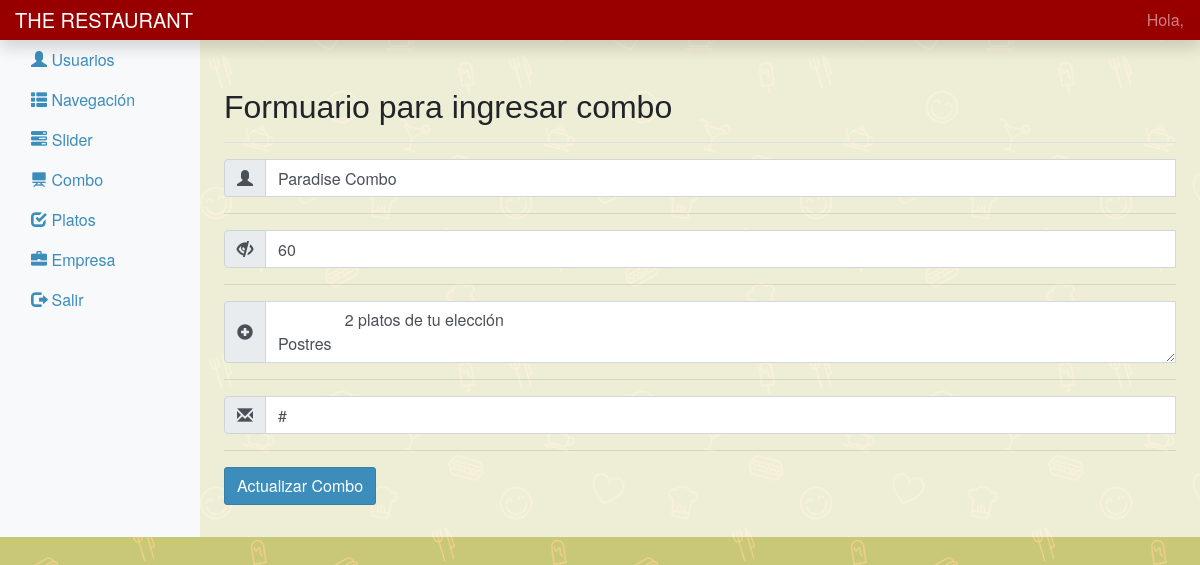
Page /admin/editCombo.php?id=1 on the earlier database version.
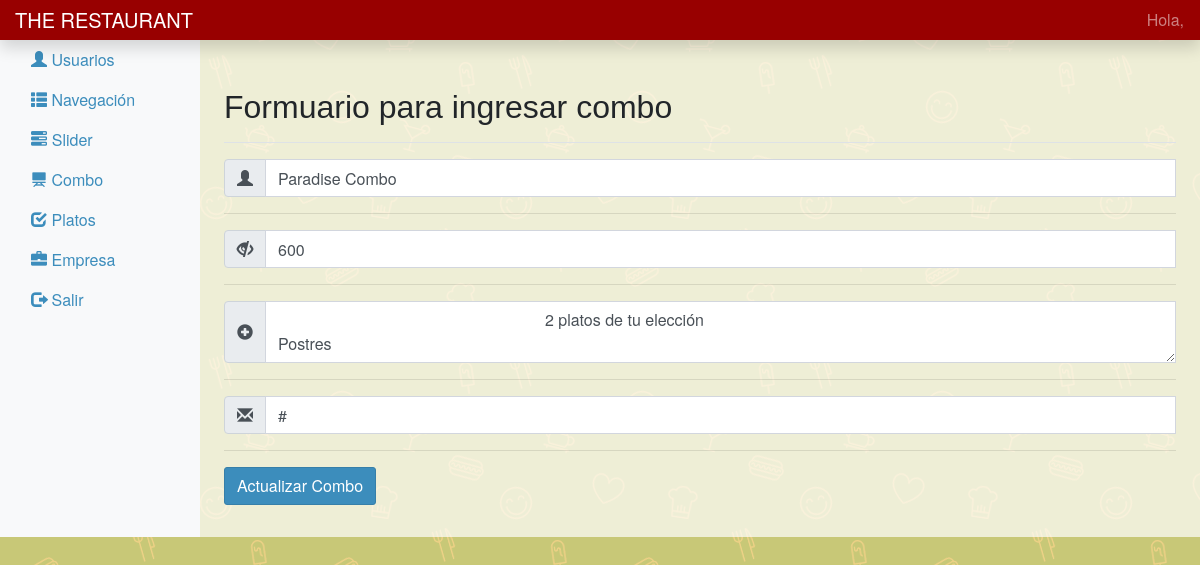
Same page on the later database version.
### tables this page shows
CREATE TABLE `combo` (
  `id` int(10) UNSIGNED NOT NULL,
  `titulo` varchar(50) NOT NULL,
  `precio` int(11) NOT NULL,
  `descripcion` varchar(200) NOT NULL,
  `url` varchar(50) NOT NULL,
  `fechaRegistro` timestamp NOT NULL DEFAULT current_timestamp() ON UPDATE current_timestamp()
);

### admin/editCombo.php (the view, shortened to what this page needs)
<?php
  include("include/headerAdmin.php");
  $id = $_GET['id'];
  $combo = "SELECT * FROM combo WHERE id=$id";
  $resultCombo = mysqli_query($conexion, $combo);
  while ($row = mysqli_fetch_array($resultCombo)) {
    $titulo = $row['titulo'];
    $precio = $row['precio'];
    $descripcion = $row['descripcion'];
    $url = $row['url'];
  }
?>
    <main role="main" class="col-md-9 ml-sm-auto col-lg-10 px-4 contenido">
      <div class="d-flex justify-content-between flex-wrap flex-md-nowrap align-items-center pt-3 pb-2 mb-3 border-bottom">
        <h1 class="h2">Formuario para ingresar combo</h1>
           </div>
      <form name="formUser" action="modCombo.php" method="post">
        <div class="input-group">
          <div class="input-group-prepend">
            <div class="input-group-text">
              <i class="glyphicon glyphicon-user"></i>
            </div>
          </div>
             <input type="text" name="titulo" class="form-control" value="<?php echo $titulo ?>">
        </div>
        <hr>
          <div class="input-group">
          <div class="input-group-prepend">
            <div class="input-group-text">
              <i class="glyphicon glyphicon-eye-close"></i>
            </div>
          </div>
             <input type="text" name="precio" class="form-control" value="<?php echo $precio ?>">
        </div>
        <hr>
        <div class="input-group">
          <div class="input-group-prepend">
            <div class="input-group-text">
              <i class="glyphicon glyphicon-plus-sign"></i>
            </div>
          </div>
             <textarea name="descripcion" class="form-control">
               <?php echo $descripcion ?>
             </textarea>
        </div>
        <hr>
      <div class="input-group">
          <div class="input-group-prepend">
            <div class="input-group-text">
              <i class="glyphicon glyphicon-envelope"></i>
            </div>
          </div>
             <input type="text" name="url" class="form-control" value="<?php echo $url ?>">
        </div>
        <hr>
        <input type="submit" name="enviar" value="Actualizar Combo" class="btn btn-primary">
      </form>
    </main>
  </div>
</div>
</body>
</html>

Differences in the rows shown:
changed combo "Paradise Combo": precio "60" → "600"
